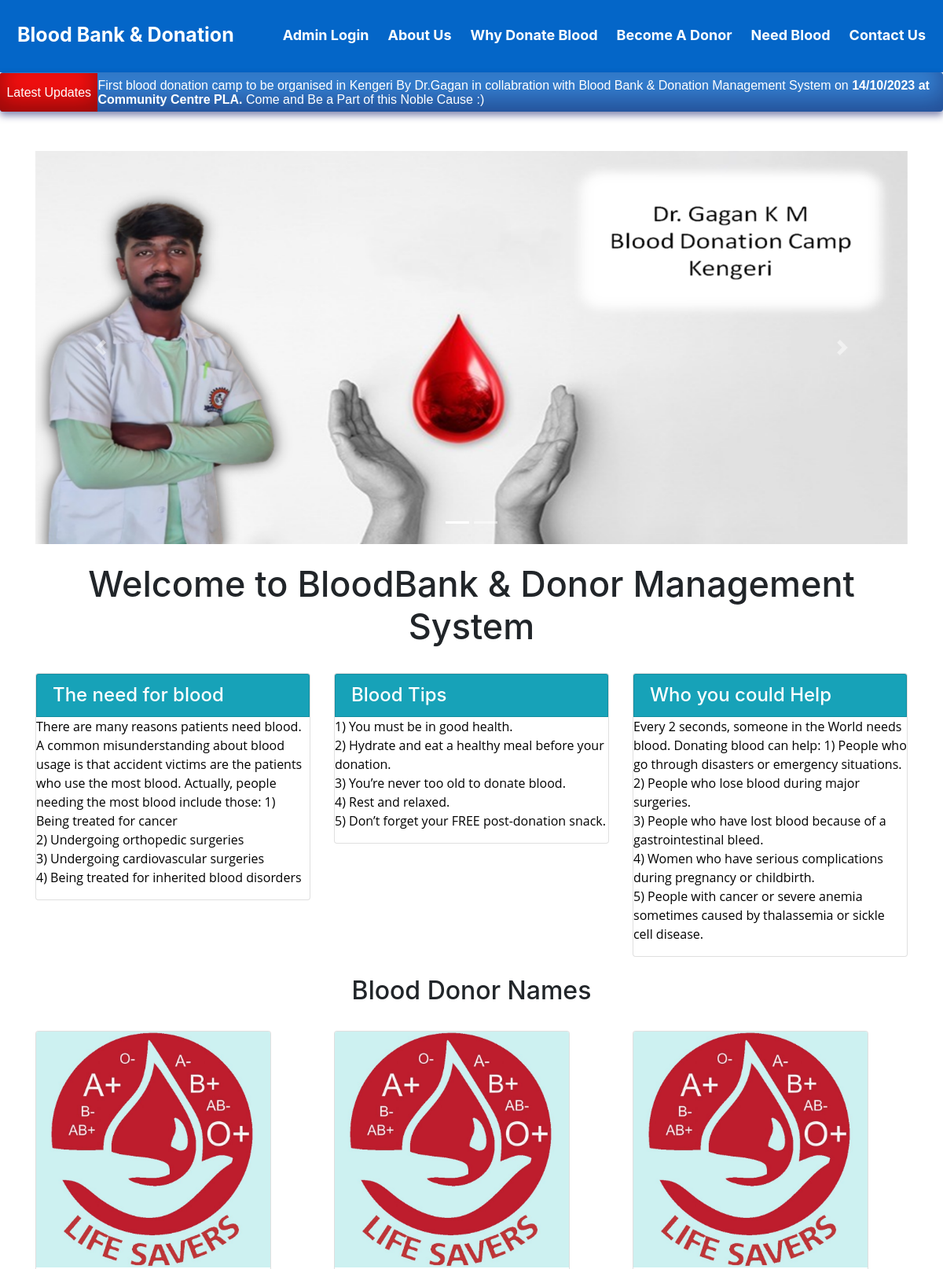
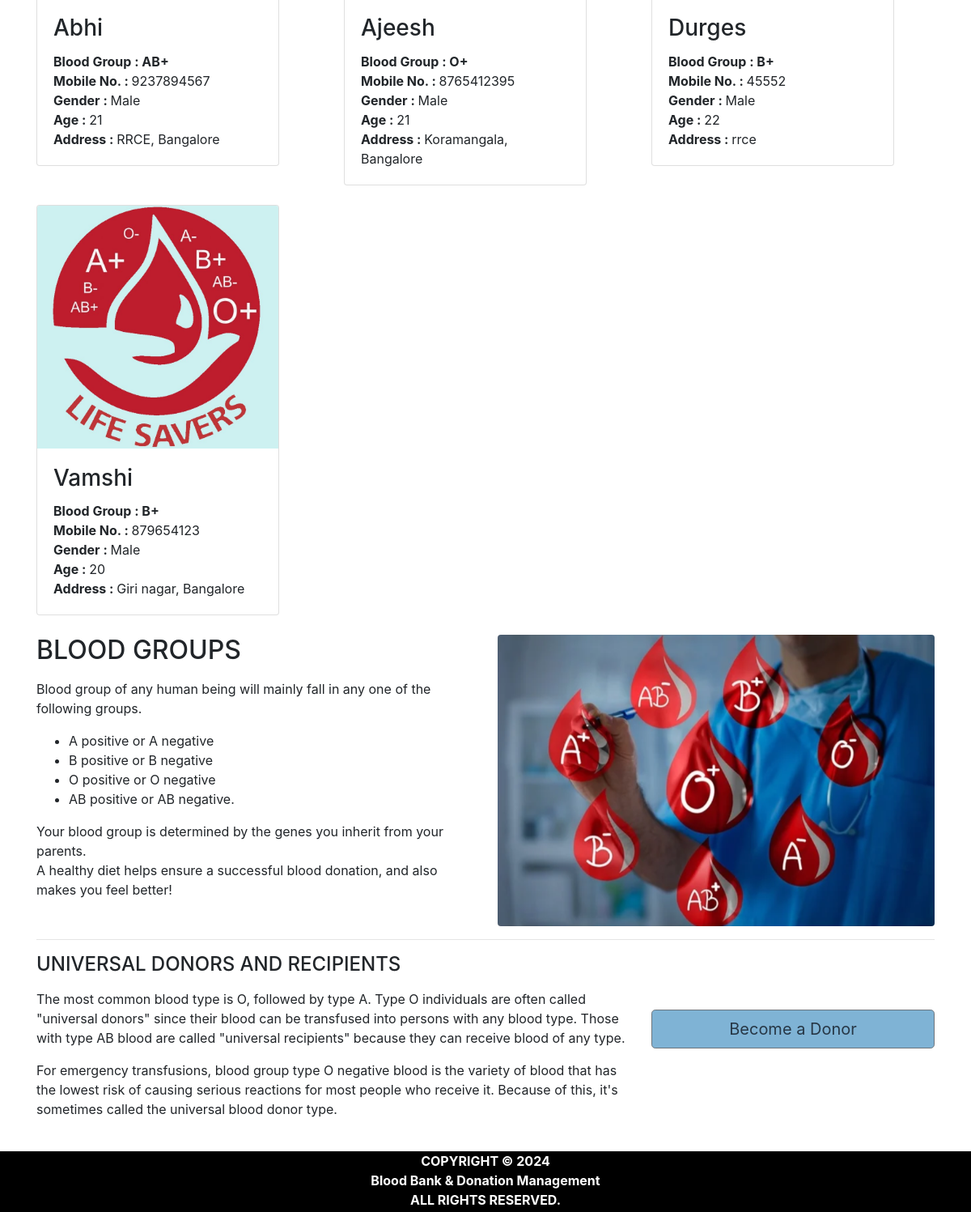
The app's page /home.php with its own data (2 pictures, top to bottom).
### tables this page shows
CREATE TABLE `pages` (
  `page_id` int(11) NOT NULL,
  `page_name` varchar(255) NOT NULL,
  `page_type` varchar(50) DEFAULT NULL,
  `page_data` longtext NOT NULL
);

CREATE TABLE `donor_details` (
  `donor_id` int(11) NOT NULL,
  `donor_name` varchar(50) NOT NULL,
  `donor_number` varchar(10) NOT NULL,
  `donor_mail` varchar(50) DEFAULT NULL,
  `donor_age` int(60) NOT NULL,
  `donor_gender` varchar(10) NOT NULL,
  `donor_blood` varchar(10) NOT NULL,
  `donor_address` varchar(100) NOT NULL
);

CREATE TABLE `blood` (
  `blood_id` int(11) NOT NULL,
  `blood_group` varchar(10) NOT NULL
);

### home.php (the view, shortened to what this page needs)
<!DOCTYPE html>
<html lang="en">
<head>
  <link rel="stylesheet" href="https://maxcdn.bootstrapcdn.com/bootstrap/4.5.2/css/bootstrap.min.css">
</head>
<body>
<div class="header">
<?php
$active="home";
include('head.php'); ?>
</div>
<?php include'ticker.php'; ?>
  <div id="page-container" style="margin-top:50px; position: relative;min-height: 84vh;   ">
    <div class="container">
    <div id="content-wrap"style="padding-bottom:75px;">
  <div id="demo" class="carousel slide" data-ride="carousel">
    <ul class="carousel-indicators">
      <li data-target="#demo" data-slide-to="0" class="active"></li>
      <li data-target="#demo" data-slide-to="1"></li>
    </ul>
    <div class="carousel-inner">
      <div class="carousel-item active">
        <img src="image/gagan.png" alt="image\_107317099_blooddonor976.jpg" width="100%" height="500">
      </div>
    </div>
    <a class="carousel-control-prev" href="#demo" data-slide="prev">
      <span class="carousel-control-prev-icon"></span>
    </a>
    <a class="carousel-control-next" href="#demo" data-slide="next">
      <span class="carousel-control-next-icon"></span>
    </a>
  </div>
<br>
        <h1 style="text-align:center;font-size:45px;">Welcome to BloodBank & Donor Management System</h1>
<br>
        <div class="row">
            <div class="col-lg-4 mb-4">
                <div class="card">
                    <h4 class="card-header card bg-info text-white" >The need for blood</h4>
                        <p>
                          <?php
                            include 'conn.php';
                            $sql=$sql= "select * from pages where page_type='needforblood'";
                            $result=mysqli_query($conn,$sql);
                            if(mysqli_num_rows($result)>0)   {
                                while($row = mysqli_fetch_assoc($result)) {
                                  echo $row['page_data'];
                                }
                              }
                           ?>
                         </p>
                </div>
            </div>
            <div class="col-lg-4 mb-4">
                <div class="card">
                    <h4 class="card-header card bg-info text-white">Blood Tips</h4>
                    <p >
                      <?php
                        include 'conn.php';
                        $sql=$sql= "select * from pages where page_type='bloodtips'";
                        $result=mysqli_query($conn,$sql);
                        if(mysqli_num_rows($result)>0)   {
                            while($row = mysqli_fetch_assoc($result)) {
                              echo $row['page_data'];
                            }
                          }
                       ?>
                     </p>
                        </div>
            </div>
            <div class="col-lg-4 mb-4">
                <div class="card">
                    <h4 class="card-header card bg-info text-white" >Who you could Help</h4>
                    <p >
                      <?php
                        include 'conn.php';
                        $sql=$sql= "select * from pages where page_type='whoyouhelp'";
                        $result=mysqli_query($conn,$sql);
                        if(mysqli_num_rows($result)>0)   {
                            while($row = mysqli_fetch_assoc($result)) {
                              echo $row['page_data'];
                            }
                          }
                       ?>
                     </p>
                        </div>
            </div>
</div>
        <h2 style="text-align:center;">Blood Donor Names</h2>
        <div class="row">
          <?php
            include 'conn.php';
            $sql= "select * from donor_details join blood where donor_details.donor_blood=blood.blood_id order by rand() limit 6";
            $result=mysqli_query($conn,$sql);
            if(mysqli_num_rows($result)>0)
            {
            while($row = mysqli_fetch_assoc($result)) {
           ?>
            <div class="col-lg-4 col-sm-6 portfolio-item" ><br>
            <div class="card" style="width:300px">
                <img class="card-img-top" src="image\blood_drop_logo.jpg" alt="Card image" style="width:100%;height:300px">
                <div class="card-body">
                  <h3 class="card-title"><?php echo $row['donor_name']; ?></h3>
                  <p class="card-text">
                    <b>Blood Group : </b> <b><?php echo $row['blood_group']; ?></b><br>
                    <b>Mobile No. : </b> <?php echo $row['donor_number']; ?><br>
                    <b>Gender : </b><?php echo $row['donor_gender']; ?><br>
                    <b>Age : </b> <?php echo $row['donor_age']; ?><br>
                    <b>Address : </b> <?php echo $row['donor_address']; ?><br>
                  </p>
                </div>
              </div>
        </div>
      <?php }} ?>
</div>
<br>
        <div class="row">
            <div class="col-lg-6">
                <h2>BLOOD GROUPS</h2>
                <p>
                  <?php
                    include 'conn.php';
                    $sql=$sql= "select * from pages where page_type='bloodgroups'";
                    $result=mysqli_query($conn,$sql);
                    if(mysqli_num_rows($result)>0)   {
                        while($row = mysqli_fetch_assoc($result)) {
                          echo $row['page_data'];
                        }
                      }
                   ?></p>
            </div>
            <div class="col-lg-6">
                <img class="img-fluid rounded" src="image/groups.png" alt="" >
            </div>
        </div>
        <hr>
        <div class="row mb-4">
            <div class="col-md-8">
            <h4>UNIVERSAL DONORS AND RECIPIENTS</h4>
            <p>
              <?php
                include 'conn.php';
                $sql=$sql= "select * from pages where page_type='universal'";
                $result=mysqli_query($conn,$sql);
                if(mysqli_num_rows($result)>0)   {
                    while($row = mysqli_fetch_assoc($result)) {
                      echo $row['page_data'];
                    }
                  }
               ?></p>
              </div>
            <div class="col-md-4">
                <a class="btn btn-lg btn-secondary btn-block" href="donate_blood.php" style="align:center; background-color:#7FB3D5;color:#273746;margin:20% 0">Become a Donor </a>
            </div>
        </div>
    </div>
  </div>
  <?php include('footer.php');?>
</div>
</body>
</html>

### head.php (shortened to what this page needs)
<html>
<head>
</head>
<body>
  <div class="header">
    <a href="home.php" class="logo"<?php if($active=='home') echo "class='logo2'"; ?>>Blood Bank & Donation </a>
    <div class="header-right">
      <a href="admin/login.php"  <?php if($active=='about') echo "class='act'"; ?>  >Admin Login</a>
      <a href="about_us.php"  <?php if($active=='about') echo "class='act'"; ?> >About Us</a>
      <a href="why_donate_blood.php"  <?php if($active=='why') echo "class='act'"; ?>>Why Donate Blood</a>
      <a href="donate_blood.php"  <?php if($active=='donate') echo "class='act'"; ?>>Become A Donor</a>
      <a href="need_blood.php" <?php if($active=='need') echo "class='act'"; ?>>Need Blood</a>
      <a href="contact_us.php" <?php if($active=='contact') echo "class='act'"; ?>>Contact Us</a>
    </div>
  </div>
</body>
</html>

### ticker.php (shortened to what this page needs)
<html>
<head>
</head>
<body>
<div class="news blue">
<span style="background-color:#F60F0F;width:125px;height:50px;display:flex;justify-content:center;align-items:center;">Latest Updates</span>
<span class="text1" style="display: flex;justify-content: center;align-items: center;">
<marquee>First blood donation camp to be organised in Kengeri By Dr.Gagan in collabration with Blood Bank & Donation Management System on <b>14/10/2023 at Community Centre PLA.</b> Come and Be a Part of this Noble Cause :) </marquee>
</span>
</div>
</body>
</head>
</html>

### footer.php (shortened to what this page needs)
<html>
<head>
</head>
<body>
  <div id="footer" >
  <b><center>COPYRIGHT © 2024<br>
  Blood Bank & Donation Management
  <br>
  ALL RIGHTS RESERVED.
  </center>
  </div>
</body>
</html>

### head.php (style rules this page uses)
.header { overflow:hidden; background-color: #0466C8; top: 0; width:100%; padding: 10px 5px; color:#FFF ; }
.header a { float: left; color: white; text-align: center; padding: 12px; text-decoration: none; font-size: 18px; line-height: 25px; border-radius: 4px; font-weight:bold; }
.header a.logo { font-size: 25px; font-weight: bold; color:#FFF ; }
.header-right a::after { content: ''; position: relative; width: 100%; height: 3px; right: 0; background: #fff; border-radius: 5px; transform: scaleX(0); transition: transform .5s; display: flex; justify-content: space-around; align-self: center; }
.header-right { float: right; }

### ticker.php (style rules this page uses)
.blue { background: #347fd0; }
.news { box-shadow: inset 0 -15px 30px rgba(10,4,60,0.4), 0 5px 10px rgba(10,20,100,0.5); width: 100%; height:50px; margin-top:0px; overflow: hidden; display: flex; justify-content: center; align-items: center; border-radius: 4px; padding: 0px; -webkit-user-select: none; }
.news span { float: left; color: #fff; padding: 0; position: relative; top: 1%; box-shadow: inset 0 -15px 30px rgba(0,0,0,0.4); font: 16px 'Raleway', Helvetica, Arial, sans-serif; -webkit-font-smoothing: antialiased; -webkit-user-select: none; cursor: pointer; }
.text1 { box-shadow:none !important; position:relative; width:90%; }

### footer.php (style rules this page uses)
#footer { position:absolute; left: 0; bottom: 0; width: 100%; height: 75px; background-color:#000000; color:white; text-align: center; }

### records on screen
pages: page_data "There are many reasons patients need blood. A common misunderstanding about blood usage is that accident victims are the patients who use the most blood. Actually, people needing the most blood include those: 1) Being treated for cancer 2) Undergoing orthopedic surgeries 3) Undergoing cardiovascular surgeries 4) Being treated for inherited blood disorders"
pages: page_data "1) You must be in good health. 2) Hydrate and eat a healthy meal before your donation. 3) You’re never too old to donate blood. 4) Rest and relaxed. 5) Don’t forget your FREE post-donation snack."
pages: page_data "Every 2 seconds, someone in the World needs blood. Donating blood can help: 1) People who go through disasters or emergency situations. 2) People who lose blood during major surgeries. 3) People who have lost blood because of a gastrointestinal bleed. 4) Women who have serious complications during pregnancy or childbirth. 5) People with cancer or severe anemia sometimes caused by thalassemia or sickle cell disease."
donor_details: donor_name "Abhi", blood.blood_group "AB+", donor_number "9237894567", donor_gender "Male", donor_age "21", donor_address "RRCE, Bangalore"
donor_details: donor_name "Ajeesh", blood.blood_group "O+", donor_number "8765412395", donor_gender "Male", donor_age "21", donor_address "Koramangala, Bangalore"
donor_details: donor_name "Durges", blood.blood_group "B+", donor_number "45552", donor_gender "Male", donor_age "22", donor_address "rrce"
donor_details: donor_name "Vamshi", blood.blood_group "B+", donor_number "879654123", donor_gender "Male", donor_age "20", donor_address "Giri nagar, Bangalore"
pages: page_data "Blood group of any human being will mainly fall in any one of the following groups. A positive or A negative B positive or B negative O positive or O negative AB positive or AB negative. Your blood group is determined by the genes you inherit from your parents. A healthy diet helps ensure a successful blood donation, and also makes you feel better!"
pages: page_data "The most common blood type is O, followed by type A. Type O individuals are often called \"universal donors\" since their blood can be transfused into persons with any blood type. Those with type AB blood are called \"universal recipients\" because they can receive blood of any type. For emergency transfusions, blood group type O negative blood is the variety of blood that has the lowest risk of causing serious reactions for most people who receive it. Because of this, it's sometimes called the universal blood donor type."
